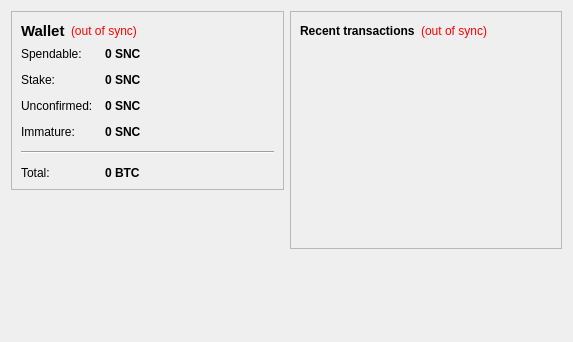
<?xml version="1.0" encoding="UTF-8"?>
<ui version="4.0">
 <class>OverviewPage</class>
 <widget class="QWidget" name="OverviewPage">
  <property name="geometry">
   <rect>
    <x>0</x>
    <y>0</y>
    <width>573</width>
    <height>342</height>
   </rect>
  </property>
  <property name="windowTitle">
   <string>Form</string>
  </property>
  <layout class="QHBoxLayout" name="horizontalLayout" stretch="1,1">
   <item>
    <layout class="QVBoxLayout" name="verticalLayout_2">
     <item>
      <widget class="QFrame" name="frame">
       <property name="frameShape">
        <enum>QFrame::StyledPanel</enum>
       </property>
       <property name="frameShadow">
        <enum>QFrame::Raised</enum>
       </property>
       <layout class="QVBoxLayout" name="verticalLayout_4">
        <item>
         <layout class="QHBoxLayout" name="horizontalLayout_4">
          <item>
           <widget class="QLabel" name="label_5">
            <property name="font">
             <font>
              <pointsize>11</pointsize>
              <weight>75</weight>
              <bold>true</bold>
             </font>
            </property>
            <property name="text">
             <string>Wallet</string>
            </property>
           </widget>
          </item>
          <item>
           <widget class="QLabel" name="labelWalletStatus">
            <property name="toolTip">
             <string>The displayed information may be out of date. Your wallet automatically synchronizes with the SnsCoin network after a connection is established, but this process has not completed yet.</string>
            </property>
            <property name="styleSheet">
             <string notr="true">QLabel { color: red; }</string>
            </property>
            <property name="text">
             <string notr="true">(out of sync)</string>
            </property>
            <property name="alignment">
             <set>Qt::AlignLeading|Qt::AlignLeft|Qt::AlignVCenter</set>
            </property>
           </widget>
          </item>
          <item>
           <spacer name="horizontalSpacer_2">
            <property name="orientation">
             <enum>Qt::Horizontal</enum>
            </property>
            <property name="sizeHint" stdset="0">
             <size>
              <width>40</width>
              <height>20</height>
             </size>
            </property>
           </spacer>
          </item>
         </layout>
        </item>
        <item>
         <layout class="QFormLayout" name="formLayout_2">
          <property name="fieldGrowthPolicy">
           <enum>QFormLayout::AllNonFixedFieldsGrow</enum>
          </property>
          <property name="horizontalSpacing">
           <number>12</number>
          </property>
          <property name="verticalSpacing">
           <number>12</number>
          </property>
          <item row="0" column="0">
           <widget class="QLabel" name="label">
            <property name="text">
             <string>Spendable:</string>
            </property>
           </widget>
          </item>
          <item row="0" column="1">
           <widget class="QLabel" name="labelBalance">
            <property name="font">
             <font>
              <weight>75</weight>
              <bold>true</bold>
             </font>
            </property>
            <property name="cursor">
             <cursorShape>IBeamCursor</cursorShape>
            </property>
            <property name="toolTip">
             <string>Your current spendable balance</string>
            </property>
            <property name="text">
             <string notr="true">0 SNC</string>
            </property>
            <property name="textInteractionFlags">
             <set>Qt::LinksAccessibleByMouse|Qt::TextSelectableByKeyboard|Qt::TextSelectableByMouse</set>
            </property>
           </widget>
          </item>
          <item row="1" column="0">
           <widget class="QLabel" name="label_6">
            <property name="text">
             <string>Stake:</string>
            </property>
           </widget>
          </item>
          <item row="1" column="1">
           <widget class="QLabel" name="labelStake">
            <property name="font">
             <font>
              <weight>75</weight>
              <bold>true</bold>
             </font>
            </property>
            <property name="cursor">
             <cursorShape>IBeamCursor</cursorShape>
            </property>
            <property name="toolTip">
             <string>Total of coins that was staked, and do not yet count toward the current balance</string>
            </property>
            <property name="text">
             <string notr="true">0 SNC</string>
            </property>
            <property name="textInteractionFlags">
             <set>Qt::LinksAccessibleByMouse|Qt::TextSelectableByKeyboard|Qt::TextSelectableByMouse</set>
            </property>
           </widget>
          </item>
          <item row="2" column="0">
           <widget class="QLabel" name="label_3">
            <property name="text">
             <string>Unconfirmed:</string>
            </property>
           </widget>
          </item>
          <item row="2" column="1">
           <widget class="QLabel" name="labelUnconfirmed">
            <property name="font">
             <font>
              <weight>75</weight>
              <bold>true</bold>
             </font>
            </property>
            <property name="cursor">
             <cursorShape>IBeamCursor</cursorShape>
            </property>
            <property name="toolTip">
             <string>Total of transactions that have yet to be confirmed, and do not yet count toward the current balance</string>
            </property>
            <property name="text">
             <string notr="true">0 SNC</string>
            </property>
            <property name="textInteractionFlags">
             <set>Qt::LinksAccessibleByMouse|Qt::TextSelectableByKeyboard|Qt::TextSelectableByMouse</set>
            </property>
           </widget>
          </item>
          <item row="3" column="0">
           <widget class="QLabel" name="labelImmatureText">
            <property name="text">
             <string>Immature:</string>
            </property>
           </widget>
          </item>
          <item row="3" column="1">
           <widget class="QLabel" name="labelImmature">
            <property name="font">
             <font>
              <weight>75</weight>
              <bold>true</bold>
             </font>
            </property>
            <property name="toolTip">
             <string>Mined balance that has not yet matured</string>
            </property>
            <property name="text">
             <string notr="true">0 SNC</string>
            </property>
            <property name="textInteractionFlags">
             <set>Qt::LinksAccessibleByMouse|Qt::TextSelectableByKeyboard|Qt::TextSelectableByMouse</set>
            </property>
           </widget>
          </item>
          <item row="4" column="0" colspan="2">
           <widget class="Line" name="line">
            <property name="orientation">
             <enum>Qt::Horizontal</enum>
            </property>
           </widget>
          </item>
          <item row="5" column="0">
           <widget class="QLabel" name="labelTotalText">
            <property name="text">
             <string>Total:</string>
            </property>
           </widget>
          </item>
          <item row="5" column="1">
           <widget class="QLabel" name="labelTotal">
            <property name="font">
             <font>
              <weight>75</weight>
              <bold>true</bold>
             </font>
            </property>
            <property name="cursor">
             <cursorShape>IBeamCursor</cursorShape>
            </property>
            <property name="toolTip">
             <string>Your current total balance</string>
            </property>
            <property name="text">
             <string notr="true">0 BTC</string>
            </property>
            <property name="textInteractionFlags">
             <set>Qt::LinksAccessibleByMouse|Qt::TextSelectableByKeyboard|Qt::TextSelectableByMouse</set>
            </property>
           </widget>
          </item>
         </layout>
        </item>
       </layout>
      </widget>
     </item>
     <item>
      <spacer name="verticalSpacer">
       <property name="orientation">
        <enum>Qt::Vertical</enum>
       </property>
       <property name="sizeHint" stdset="0">
        <size>
         <width>20</width>
         <height>40</height>
        </size>
       </property>
      </spacer>
     </item>
    </layout>
   </item>
   <item>
    <layout class="QVBoxLayout" name="verticalLayout_3">
     <item>
      <widget class="QFrame" name="frame_2">
       <property name="frameShape">
        <enum>QFrame::StyledPanel</enum>
       </property>
       <property name="frameShadow">
        <enum>QFrame::Raised</enum>
       </property>
       <layout class="QVBoxLayout" name="verticalLayout">
        <item>
         <layout class="QHBoxLayout" name="horizontalLayout_2">
          <item>
           <widget class="QLabel" name="label_4">
            <property name="text">
             <string>&lt;b&gt;Recent transactions&lt;/b&gt;</string>
            </property>
           </widget>
          </item>
          <item>
           <widget class="QLabel" name="labelTransactionsStatus">
            <property name="toolTip">
             <string>The displayed information may be out of date. Your wallet automatically synchronizes with the SnsCoin network after a connection is established, but this process has not completed yet.</string>
            </property>
            <property name="styleSheet">
             <string notr="true">QLabel { color: red; }</string>
            </property>
            <property name="text">
             <string notr="true">(out of sync)</string>
            </property>
            <property name="alignment">
             <set>Qt::AlignRight|Qt::AlignTrailing|Qt::AlignVCenter</set>
            </property>
           </widget>
          </item>
          <item>
           <spacer name="horizontalSpacer">
            <property name="orientation">
             <enum>Qt::Horizontal</enum>
            </property>
            <property name="sizeHint" stdset="0">
             <size>
              <width>40</width>
              <height>20</height>
             </size>
            </property>
           </spacer>
          </item>
         </layout>
        </item>
        <item>
         <widget class="QListView" name="listTransactions">
          <property name="styleSheet">
           <string notr="true">QListView { background: transparent; }</string>
          </property>
          <property name="frameShape">
           <enum>QFrame::NoFrame</enum>
          </property>
          <property name="verticalScrollBarPolicy">
           <enum>Qt::ScrollBarAlwaysOff</enum>
          </property>
          <property name="horizontalScrollBarPolicy">
           <enum>Qt::ScrollBarAlwaysOff</enum>
          </property>
          <property name="selectionMode">
           <enum>QAbstractItemView::NoSelection</enum>
          </property>
         </widget>
        </item>
       </layout>
      </widget>
     </item>
     <item>
      <spacer name="verticalSpacer_2">
       <property name="orientation">
        <enum>Qt::Vertical</enum>
       </property>
       <property name="sizeHint" stdset="0">
        <size>
         <width>20</width>
         <height>40</height>
        </size>
       </property>
      </spacer>
     </item>
    </layout>
   </item>
  </layout>
 </widget>
 <resources/>
 <connections/>
</ui>
